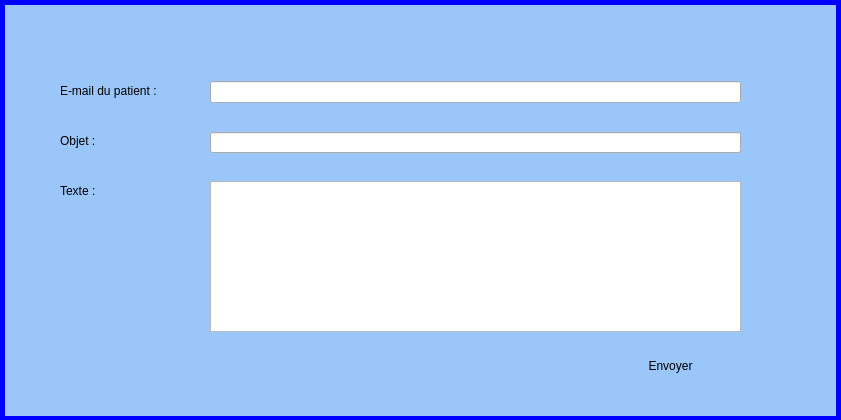
<?xml version="1.0" encoding="UTF-8"?>
<ui version="4.0">
 <class>Dialog</class>
 <widget class="QDialog" name="Dialog">
  <property name="geometry">
   <rect>
    <x>0</x>
    <y>0</y>
    <width>841</width>
    <height>420</height>
   </rect>
  </property>
  <property name="windowTitle">
   <string>Dialog</string>
  </property>
  <widget class="QLabel" name="label_24">
   <property name="geometry">
    <rect>
     <x>60</x>
     <y>81</y>
     <width>171</width>
     <height>20</height>
    </rect>
   </property>
   <property name="text">
    <string>E-mail du patient :</string>
   </property>
  </widget>
  <widget class="QLabel" name="label_25">
   <property name="geometry">
    <rect>
     <x>60</x>
     <y>181</y>
     <width>91</width>
     <height>20</height>
    </rect>
   </property>
   <property name="text">
    <string>Texte :</string>
   </property>
  </widget>
  <widget class="QLineEdit" name="lineEdit_objet">
   <property name="geometry">
    <rect>
     <x>210</x>
     <y>132</y>
     <width>531</width>
     <height>21</height>
    </rect>
   </property>
  </widget>
  <widget class="QTextEdit" name="textEdit_texte">
   <property name="geometry">
    <rect>
     <x>210</x>
     <y>181</y>
     <width>531</width>
     <height>151</height>
    </rect>
   </property>
  </widget>
  <widget class="QLabel" name="label_23">
   <property name="geometry">
    <rect>
     <x>60</x>
     <y>131</y>
     <width>91</width>
     <height>20</height>
    </rect>
   </property>
   <property name="text">
    <string>Objet :</string>
   </property>
  </widget>
  <widget class="QLineEdit" name="lineEdit_adresse">
   <property name="geometry">
    <rect>
     <x>210</x>
     <y>81</y>
     <width>531</width>
     <height>22</height>
    </rect>
   </property>
  </widget>
  <widget class="QFrame" name="frame_12">
   <property name="geometry">
    <rect>
     <x>0</x>
     <y>0</y>
     <width>841</width>
     <height>421</height>
    </rect>
   </property>
   <property name="styleSheet">
    <string notr="true">background:rgba(119,181,254,0.7);
border: 5px solid blue;
</string>
   </property>
   <property name="frameShape">
    <enum>QFrame::StyledPanel</enum>
   </property>
   <property name="frameShadow">
    <enum>QFrame::Raised</enum>
   </property>
  </widget>
  <widget class="QPushButton" name="pushButton_envoyer">
   <property name="geometry">
    <rect>
     <x>600</x>
     <y>350</y>
     <width>141</width>
     <height>31</height>
    </rect>
   </property>
   <property name="styleSheet">
    <string notr="true">QPushButton{

     background: qlineargradient(x1: 0, y1: 0, x2: 0, y2: 1,
                                 stop: 0 #f7f7f7, stop: 0.4 #f0f0f0,
                                 stop: 0.5 #e8e8e8, stop: 1.0 #dcdcdc);
border-radius:20px;
border-radius:15px;

}



QPushButton:hover{
background:   qlineargradient(x1: 0, y1: 0, x2: 0, y2: 1,
                                 stop: 0 #1b83fe, stop: 0.4 #4399fe,
                                 stop: 0.5 #5da7fe, stop: 1.0 #77b5fe);
color:white;
}</string>
   </property>
   <property name="text">
    <string>Envoyer</string>
   </property>
  </widget>
  <zorder>frame_12</zorder>
  <zorder>label_24</zorder>
  <zorder>label_25</zorder>
  <zorder>lineEdit_objet</zorder>
  <zorder>textEdit_texte</zorder>
  <zorder>label_23</zorder>
  <zorder>lineEdit_adresse</zorder>
  <zorder>pushButton_envoyer</zorder>
 </widget>
 <resources/>
 <connections/>
</ui>
